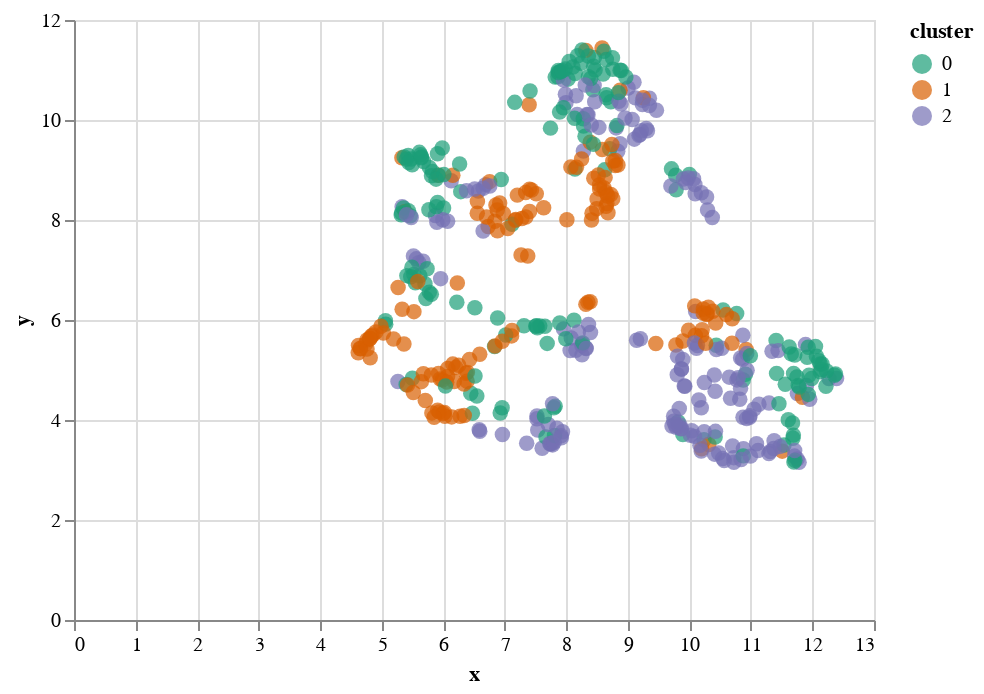

This figure's notebook cell:
### Code cell
alt.Chart(vis_data).mark_circle(size=60).encode(
    x='x',
    y='y',
    tooltip=['Gender', 'Secondary Dx '],
    color=alt.Color('cluster:N', scale=alt.Scale(scheme='dark2'))
).interactive()

### Figure 1 — Vega-Lite specification as saved in the notebook (floating-point values rounded to 4 significant figures; data arrays with more than 128 entries replaced by an {"elided": "..."} marker saying what was removed)
{"config": {"view": {"continuousWidth": 400, "continuousHeight": 300}}, "data": {"name": "data-5554e90287d0e92c18b3917dd6f59395"}, "mark": {"type": "circle", "size": 60}, "encoding": {"color": {"field": "cluster", "scale": {"scheme": "dark2"}, "type": "nominal"}, "tooltip": [{"field": "Gender", "type": "quantitative"}, {"field": "Secondary Dx ", "type": "quantitative"}], "x": {"field": "x", "type": "quantitative"}, "y": {"field": "y", "type": "quantitative"}}, "selection": {"selector010": {"type": "interval", "bind": "scales", "encodings": ["x", "y"]}}, "$schema": "https://vega.github.io/schema/vega-lite/v4.17.0.json", "datasets": {"data-5554e90287d0e92c18b3917dd6f59395": {"elided": "500 records"}}}
